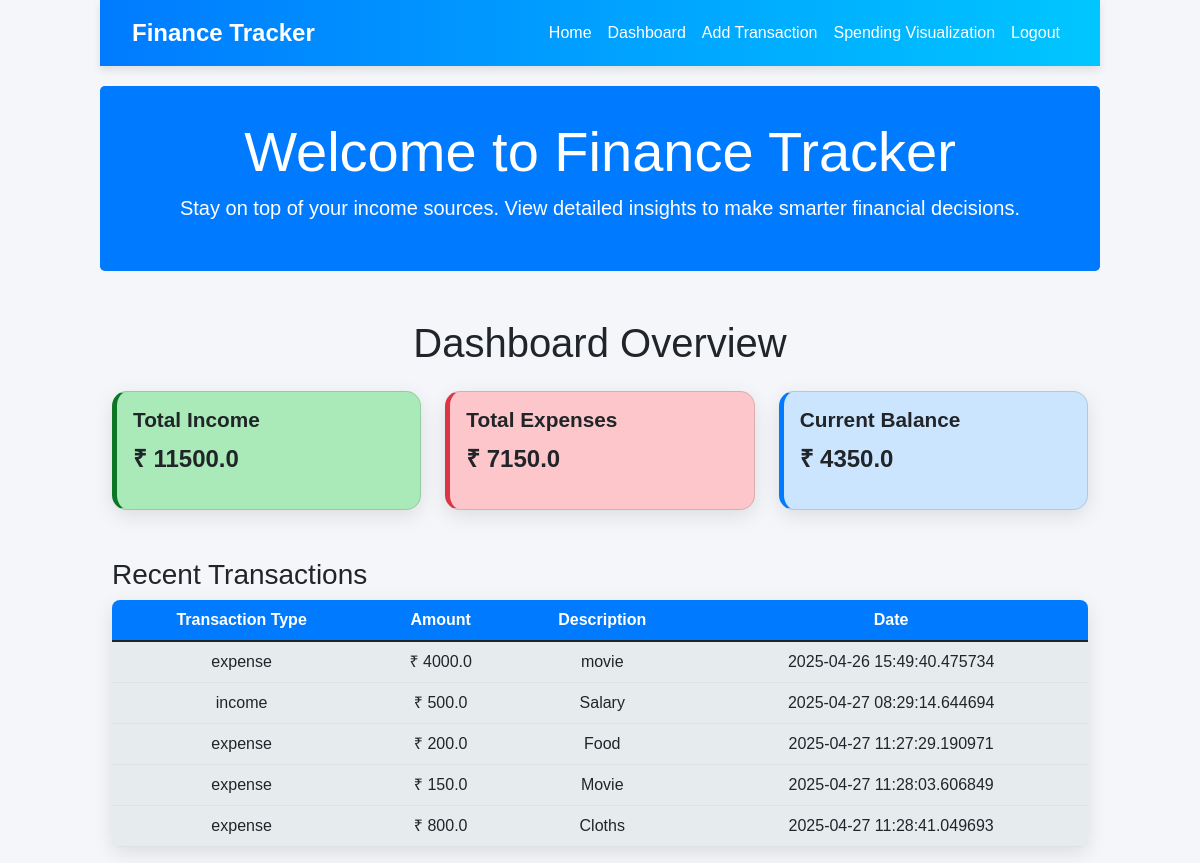
The page /dashboard (signed in) on the database its author committed.
### app.py (models this page shows)
class Transaction(db.Model):
    id = db.Column(db.Integer, primary_key=True)  # Primary key for the transaction
    amount = db.Column(db.Float, nullable=False)  # Amount for the transaction (income/expense)
    transaction_type = db.Column(db.String(10), nullable=False)  # 'Income' or 'Expense'
    category = db.Column(db.String(100))  # Category of the transaction (e.g., food, shopping, etc.)
    description = db.Column(db.String(200))  # Description of the transaction (optional)
    date = db.Column(db.DateTime, default=datetime.utcnow)  # Automatically set to current time
    user_id = db.Column(db.Integer, db.ForeignKey('user.id'))  # Foreign key linking to the User table

### app.py (the view)
@app.route('/dashboard')
@login_required
def dashboard():
    transactions = Transaction.query.filter_by(user_id=current_user.id).all()
    total_income = 0
    total_expenses = 0
    for t in transactions:
        if t.transaction_type == 'income':
            total_income += t.amount
        elif t.transaction_type == 'expense':
            total_expenses += t.amount
    current_balance = total_income - total_expenses
    recent_transactions = transactions[-5:]  # Last 5 transactions, adjust if needed
    return render_template('dashboard.html',
                           total_income=total_income,
                           total_expenses=total_expenses,
                           current_balance=current_balance,
                           recent_transactions=recent_transactions)

### app.py (called while the page is built)
@login_manager.user_loader
def load_user(user_id):
    return User.query.get(int(user_id))

### templates/dashboard.html (shortened to what this page needs)
<!DOCTYPE html>
<html lang="en">
<head>
    <link href="https://cdn.jsdelivr.net/npm/bootstrap@5.1.3/dist/css/bootstrap.min.css" rel="stylesheet">
</head>
<body>
    <nav class="navbar navbar-expand-lg navbar-light">
        <div class="container-fluid">
            <a class="navbar-brand" href="#">Finance Tracker</a>
            <div class="collapse navbar-collapse" id="navbarNav">
                <ul class="navbar-nav ms-auto">
                    <li class="nav-item">
                        <a class="nav-link" href="{{ url_for('home') }}">Home</a>
                    </li>
                    <li class="nav-item">
                        <a class="nav-link" href="{{ url_for('dashboard') }}">Dashboard</a>
                    </li>
                    <li class="nav-item">
                        <a class="nav-link" href="{{ url_for('add_transaction') }}">Add Transaction</a>
                    </li>
                    <li class="nav-item">
                        <a class="nav-link" href="{{ url_for('charts') }}">Spending Visualization</a>
                    </li>
                    <li class="nav-item">
                        <a class="nav-link" href="{{ url_for('logout') }}">Logout</a>
                    </li>
                </ul>
            </div>
        </div>
    </nav>
    <div class="jumbotron text-center">
        <div class="container">
            <h1 class="display-4">Welcome to Finance Tracker</h1>
            <p class="lead">Stay on top of your income sources. View detailed insights to make smarter financial decisions.</p>
        </div>
    </div>
    <div class="container mt-5">
        <h1 class="text-center">Dashboard Overview</h1>
        <div class="row mt-4">
            <div class="col-md-4">
                <div class="card total-income-card">
                    <div class="card-body">
                        <h5>Total Income</h5>
                        <p>₹ {{ total_income }}</p>
                    </div>
                </div>
            </div>
            <div class="col-md-4">
                <div class="card total-expenses-card">
                    <div class="card-body">
                        <h5>Total Expenses</h5>
                        <p>₹ {{ total_expenses }}</p>
                    </div>
                </div>
            </div>
            <div class="col-md-4">
                <div class="card current-balance-card">
                    <div class="card-body">
                        <h5>Current Balance</h5>
                        <p>₹ {{ current_balance }}</p>
                    </div>
                </div>
            </div>
        </div>
        <h3 class="mt-5">Recent Transactions</h3>
        <table class="table">
            <thead>
                <tr>
                    <th>Transaction Type</th>
                    <th>Amount</th>
                    <th>Description</th>
                    <th>Date</th>
                </tr>
            </thead>
            <tbody>
                {% for t in recent_transactions %}
                <tr>
                    <td>{{ t.transaction_type }}</td>
                    <td>₹ {{ t.amount }}</td>
                    <td>{{ t.description }}</td>
                    <td>{{ t.date }}</td>
                </tr>
                {% endfor %}
            </tbody>
        </table>
    </div>
</body>
</html>

### templates/dashboard.html (style rules this page uses)
body { background-color: #f4f6f9; font-family: 'Arial', sans-serif; margin-left: 100px; margin-right: 100px; }
.jumbotron { background-color: #007bff; color: white; padding: 2rem 1rem; border-radius: 0.3rem; margin-bottom: 2rem; }
.navbar { background: linear-gradient(90deg, #007bff, #00c6ff); box-shadow: 0 4px 8px rgba(0, 0, 0, 0.1); padding: 10px 20px; margin-bottom: 20px; }
.navbar-brand { font-weight: bold; font-size: 1.5rem; color: white !important; }
.navbar-nav .nav-link { color: white !important; padding: 10px 15px; }
.card { border-radius: 15px; box-shadow: 0 6px 20px rgba(0, 0, 0, 0.1); }
.total-income-card { background-color: #a9eab8; border-left: 5px solid #0d7625; }
.total-expenses-card { background-color: #fcc6ca; border-left: 5px solid #dc3545; }
.current-balance-card { background-color: #cce5ff; border-left: 5px solid #007bff; }
.card-body h5 { font-weight: 600; font-size: 1.3rem; }
.card-body p { font-size: 1.5rem; font-weight: 700; }
.table { background-color: rgb(230, 235, 237); border-radius: 8px; box-shadow: 0 6px 20px rgba(0, 0, 0, 0.1); overflow: hidden; }
.table th { background-color: #007bff; color: white; text-align: center; }
.table td { text-align: center; }

### rows shown on the page
Transaction: transaction_type "expense", amount "4000.0", description "movie", date "2025-04-26 15:49:40.475734"
Transaction: transaction_type "income", amount "500.0", description "Salary", date "2025-04-27 08:29:14.644694"
Transaction: transaction_type "expense", amount "200.0", description "Food", date "2025-04-27 11:27:29.190971"
Transaction: transaction_type "expense", amount "150.0", description "Movie", date "2025-04-27 11:28:03.606849"
Transaction: transaction_type "expense", amount "800.0", description "Cloths", date "2025-04-27 11:28:41.049693"

### other values the page prints
{{ total_income }} "11500.0"
{{ total_expenses }} "7150.0"
{{ current_balance }} "4350.0"
